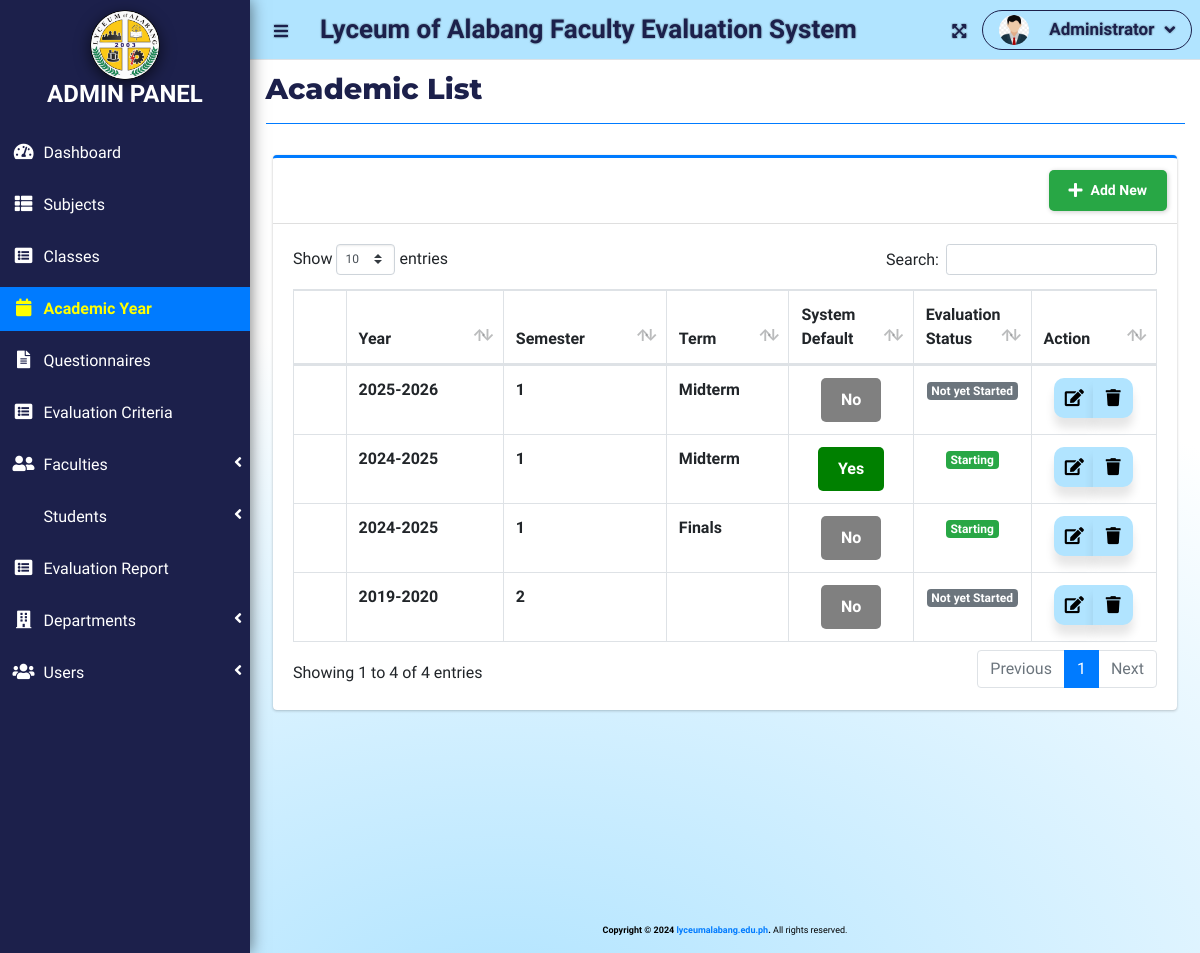
Page /index.php?page=academic_list (signed in) on the earlier database version.
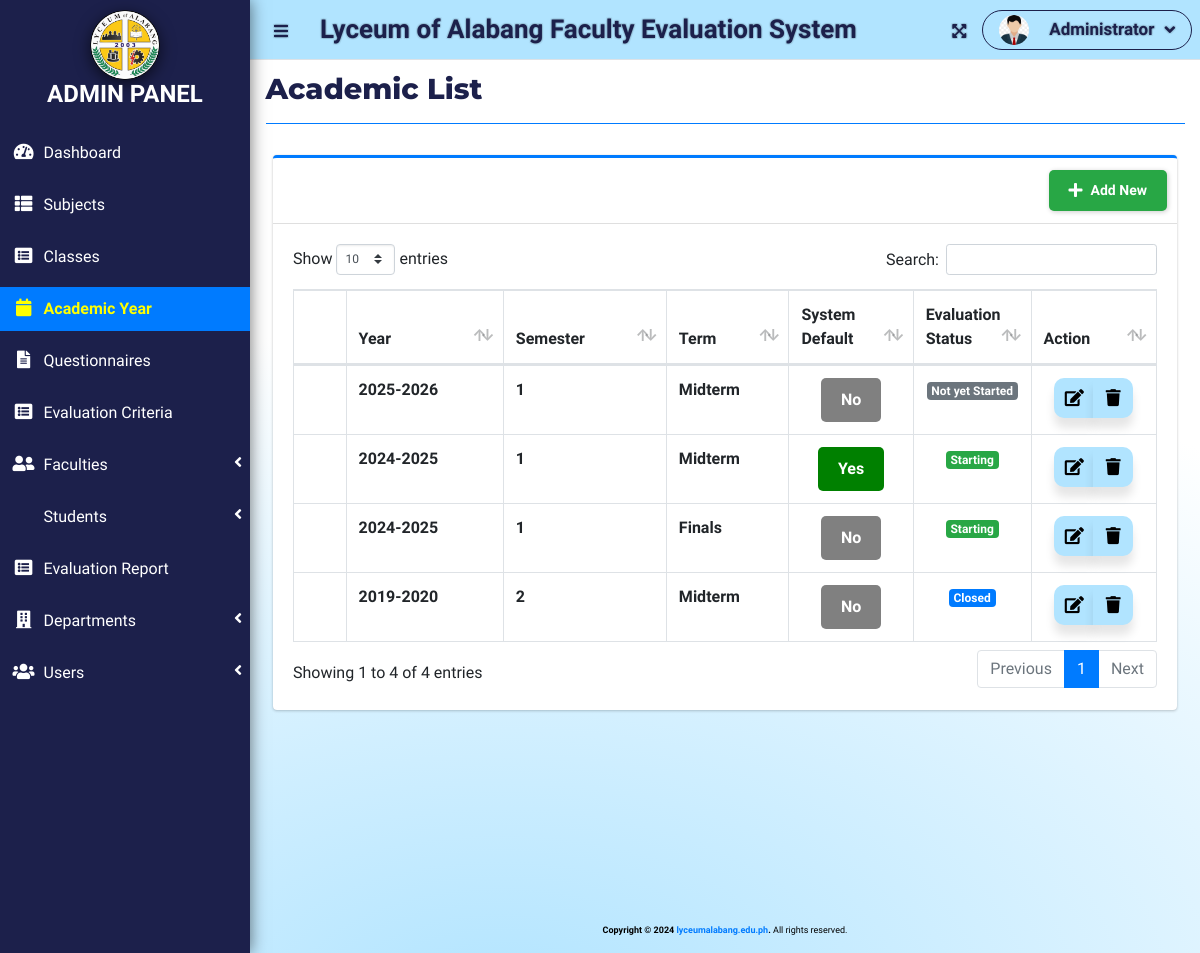
Same page on the later database version.
### tables this page shows
CREATE TABLE `academic_list` (
  `id` int(30) NOT NULL,
  `year` text NOT NULL,
  `semester` int(30) NOT NULL,
  `term` text NOT NULL,
  `is_default` tinyint(1) NOT NULL DEFAULT 0,
  `status` int(1) NOT NULL DEFAULT 0 COMMENT '0=Pending,1=Start,2=Closed'
);

### admin/academic_list.php (the view, shortened to what this page needs)
<?php include 'db_connect.php'; ?>
<div class="col-lg-12">
    <div class="card card-outline card-primary">
        <div class="card-header">
            <div class="card-tools">
                <a class="btn new_academic" href="javascript:void(0)">
                    <i class="fa fa-plus"></i> Add New
                </a>
            </div>
        </div>
        <div class="card-body">
            <table class="table table-hover table-bordered" id="list">
                <colgroup>
                    <col width="5%">
                    <col width="20%">
                    <col width="20%">
                    <col width="15%">
                    <col width="15%">
                    <col width="10%">
                    <col width="15%">
                </colgroup>
                <thead>
                    <tr>
                        <th class="text-center">#</th>
                        <th>Year</th>
                        <th>Semester</th>
                        <th>Term</th>
                        <th>System Default</th>
                        <th>Evaluation Status</th>
                        <th>Action</th>
                    </tr>
                </thead>
                <tbody>
                    <?php
                    $i = 1;
                    $qry = $conn->query("SELECT * FROM academic_list ORDER BY ABS(year) DESC, ABS(semester) DESC");
                    while ($row = $qry->fetch_assoc()):
                    ?>
                    <tr>
                        <th class="text-center"><?php echo $i++ ?></th>
                        <td><b><?php echo $row['year'] ?></b></td>
                        <td><b><?php echo $row['semester'] ?></b></td>
                        <td><b><?php echo $row['term'] ?></b></td>
                        <td class="text-center">
                            <?php if ($row['is_default'] == 0): ?>
                                <button type="button" class="btn btn-secondary make_default" data-id="<?php echo $row['id'] ?>">No</button>
                            <?php else: ?>
                                <button type="button" class="btn btn-primary">Yes</button>
                            <?php endif; ?>
                        </td>
                        <td class="text-center">
                            <?php if ($row['status'] == 0): ?>
                                <span class="badge badge-secondary">Not yet Started</span>
                            <?php elseif ($row['status'] == 1): ?>
                                <span class="badge badge-success">Starting</span>
                            <?php elseif ($row['status'] == 2): ?>
                                <span class="badge badge-primary">Closed</span>
                            <?php endif; ?>
                        </td>
                        <td class="text-center">
                            <div class="btn-group">
                                <a href="javascript:void(0)" data-id="<?php echo $row['id']; ?>" class="btn manage_academic">
                                    <span class="edit-tooltip">Edit Academic</span><i class="fas fa-edit"></i>
                                </a>
                                <button type="button" class="btn delete_academic" data-id="<?php echo $row['id']; ?>">
                                    <span class="edit-tooltip">Delete Academic</span><i class="fas fa-trash"></i>
                                </button>
                            </div>
                        </td>
                    </tr>
                    <?php endwhile; ?>
                </tbody>
            </table>
        </div>
    </div>
</div>

Differences in the rows shown:
changed academic_list (number 4 of 4 on the later page): term (not shown) → "Midterm"; status "Not yet Started" → "Closed"
